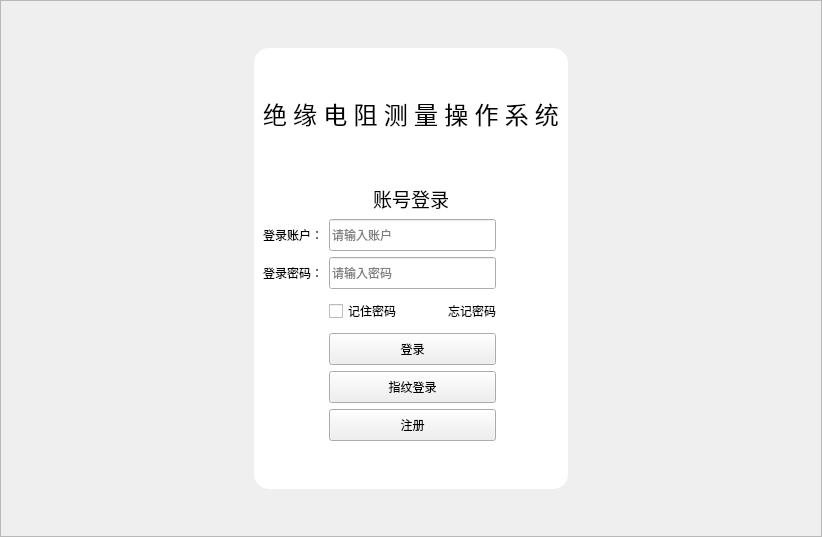
<?xml version="1.0" encoding="UTF-8"?>
<ui version="4.0">
 <class>IR_LoginWgt</class>
 <widget class="QWidget" name="IR_LoginWgt">
  <property name="geometry">
   <rect>
    <x>0</x>
    <y>0</y>
    <width>822</width>
    <height>537</height>
   </rect>
  </property>
  <property name="windowTitle">
   <string>Form</string>
  </property>
  <property name="styleSheet">
   <string notr="true"/>
  </property>
  <layout class="QVBoxLayout" name="verticalLayout">
   <property name="spacing">
    <number>0</number>
   </property>
   <property name="leftMargin">
    <number>0</number>
   </property>
   <property name="topMargin">
    <number>0</number>
   </property>
   <property name="rightMargin">
    <number>0</number>
   </property>
   <property name="bottomMargin">
    <number>0</number>
   </property>
   <item>
    <widget class="QFrame" name="frame">
     <property name="styleSheet">
      <string notr="true">QFrame#frame
{
border-image: url(:/resource/image/colorhub.png);
background-repeat: no-repeat;
background-position: center;
}</string>
     </property>
     <property name="frameShape">
      <enum>QFrame::StyledPanel</enum>
     </property>
     <property name="frameShadow">
      <enum>QFrame::Raised</enum>
     </property>
     <layout class="QVBoxLayout" name="verticalLayout_3">
      <item>
       <spacer name="verticalSpacer_3">
        <property name="orientation">
         <enum>Qt::Vertical</enum>
        </property>
        <property name="sizeHint" stdset="0">
         <size>
          <width>20</width>
          <height>40</height>
         </size>
        </property>
       </spacer>
      </item>
      <item>
       <layout class="QHBoxLayout" name="horizontalLayout">
        <item>
         <spacer name="horizontalSpacer">
          <property name="orientation">
           <enum>Qt::Horizontal</enum>
          </property>
          <property name="sizeHint" stdset="0">
           <size>
            <width>40</width>
            <height>20</height>
           </size>
          </property>
         </spacer>
        </item>
        <item>
         <widget class="QWidget" name="widget" native="true">
          <property name="styleSheet">
           <string notr="true">QWidget#widget{
background-color: white;
border-radius: 15px;
}</string>
          </property>
          <layout class="QVBoxLayout" name="verticalLayout_2">
           <item>
            <layout class="QGridLayout" name="gridLayout">
             <item row="11" column="2">
              <spacer name="verticalSpacer_2">
               <property name="orientation">
                <enum>Qt::Vertical</enum>
               </property>
               <property name="sizeHint" stdset="0">
                <size>
                 <width>20</width>
                 <height>40</height>
                </size>
               </property>
              </spacer>
             </item>
             <item row="5" column="2">
              <widget class="QLineEdit" name="lineEdit_UserName">
               <property name="minimumSize">
                <size>
                 <width>0</width>
                 <height>32</height>
                </size>
               </property>
               <property name="placeholderText">
                <string>请输入账户</string>
               </property>
              </widget>
             </item>
             <item row="3" column="2">
              <widget class="QLabel" name="label_4">
               <property name="minimumSize">
                <size>
                 <width>0</width>
                 <height>40</height>
                </size>
               </property>
               <property name="text">
                <string/>
               </property>
              </widget>
             </item>
             <item row="1" column="1" colspan="3">
              <widget class="QLabel" name="label">
               <property name="font">
                <font>
                 <family>微软雅黑</family>
                 <pointsize>18</pointsize>
                </font>
               </property>
               <property name="text">
                <string>绝 缘 电 阻 测 量 操 作 系 统</string>
               </property>
               <property name="alignment">
                <set>Qt::AlignCenter</set>
               </property>
              </widget>
             </item>
             <item row="10" column="2">
              <widget class="QPushButton" name="pushButton_Register">
               <property name="minimumSize">
                <size>
                 <width>0</width>
                 <height>32</height>
                </size>
               </property>
               <property name="text">
                <string>注册</string>
               </property>
              </widget>
             </item>
             <item row="5" column="1">
              <widget class="QLabel" name="label_2">
               <property name="text">
                <string>登录账户：</string>
               </property>
               <property name="alignment">
                <set>Qt::AlignRight|Qt::AlignTrailing|Qt::AlignVCenter</set>
               </property>
              </widget>
             </item>
             <item row="7" column="2">
              <layout class="QHBoxLayout" name="horizontalLayout_2">
               <item>
                <widget class="QCheckBox" name="checkBox_RememberPassWord">
                 <property name="minimumSize">
                  <size>
                   <width>0</width>
                   <height>32</height>
                  </size>
                 </property>
                 <property name="text">
                  <string>记住密码</string>
                 </property>
                </widget>
               </item>
               <item>
                <spacer name="horizontalSpacer_5">
                 <property name="orientation">
                  <enum>Qt::Horizontal</enum>
                 </property>
                 <property name="sizeHint" stdset="0">
                  <size>
                   <width>40</width>
                   <height>20</height>
                  </size>
                 </property>
                </spacer>
               </item>
               <item>
                <widget class="QLabel" name="label_ForgetPWD">
                 <property name="styleSheet">
                  <string notr="true"/>
                 </property>
                 <property name="text">
                  <string>忘记密码</string>
                 </property>
                </widget>
               </item>
              </layout>
             </item>
             <item row="6" column="2">
              <widget class="QLineEdit" name="lineEdit_PassWord">
               <property name="minimumSize">
                <size>
                 <width>0</width>
                 <height>32</height>
                </size>
               </property>
               <property name="placeholderText">
                <string>请输入密码</string>
               </property>
              </widget>
             </item>
             <item row="8" column="2">
              <widget class="QPushButton" name="pushButton_Login">
               <property name="minimumSize">
                <size>
                 <width>0</width>
                 <height>32</height>
                </size>
               </property>
               <property name="text">
                <string>登录</string>
               </property>
              </widget>
             </item>
             <item row="3" column="1">
              <spacer name="horizontalSpacer_4">
               <property name="orientation">
                <enum>Qt::Horizontal</enum>
               </property>
               <property name="sizeHint" stdset="0">
                <size>
                 <width>40</width>
                 <height>20</height>
                </size>
               </property>
              </spacer>
             </item>
             <item row="3" column="3">
              <spacer name="horizontalSpacer_3">
               <property name="orientation">
                <enum>Qt::Horizontal</enum>
               </property>
               <property name="sizeHint" stdset="0">
                <size>
                 <width>40</width>
                 <height>20</height>
                </size>
               </property>
              </spacer>
             </item>
             <item row="9" column="2">
              <widget class="QPushButton" name="pushButton_FingerLogin">
               <property name="minimumSize">
                <size>
                 <width>0</width>
                 <height>32</height>
                </size>
               </property>
               <property name="text">
                <string>指纹登录</string>
               </property>
              </widget>
             </item>
             <item row="6" column="1">
              <widget class="QLabel" name="label_3">
               <property name="text">
                <string>登录密码：</string>
               </property>
               <property name="alignment">
                <set>Qt::AlignRight|Qt::AlignTrailing|Qt::AlignVCenter</set>
               </property>
              </widget>
             </item>
             <item row="0" column="2">
              <spacer name="verticalSpacer">
               <property name="orientation">
                <enum>Qt::Vertical</enum>
               </property>
               <property name="sizeHint" stdset="0">
                <size>
                 <width>20</width>
                 <height>40</height>
                </size>
               </property>
              </spacer>
             </item>
             <item row="4" column="1" colspan="3">
              <widget class="QLabel" name="label_5">
               <property name="font">
                <font>
                 <family>微软雅黑</family>
                 <pointsize>14</pointsize>
                </font>
               </property>
               <property name="text">
                <string>账号登录</string>
               </property>
               <property name="alignment">
                <set>Qt::AlignCenter</set>
               </property>
              </widget>
             </item>
            </layout>
           </item>
          </layout>
         </widget>
        </item>
        <item>
         <spacer name="horizontalSpacer_2">
          <property name="orientation">
           <enum>Qt::Horizontal</enum>
          </property>
          <property name="sizeHint" stdset="0">
           <size>
            <width>40</width>
            <height>20</height>
           </size>
          </property>
         </spacer>
        </item>
       </layout>
      </item>
      <item>
       <spacer name="verticalSpacer_4">
        <property name="orientation">
         <enum>Qt::Vertical</enum>
        </property>
        <property name="sizeHint" stdset="0">
         <size>
          <width>20</width>
          <height>40</height>
         </size>
        </property>
       </spacer>
      </item>
     </layout>
    </widget>
   </item>
  </layout>
 </widget>
 <resources/>
 <connections/>
</ui>
